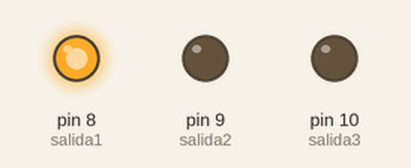
Recording of a sketch running on a simulated Arduino Uno, built with avr-gcc and run on an emulated ATmega328P. Shown: output pins drawn as LEDs (lit = HIGH).

Above: at 0.2 s.
At 0.66 s:
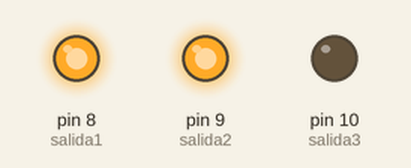
At 0.91 s:
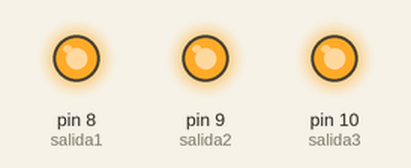
At 1.66 s:
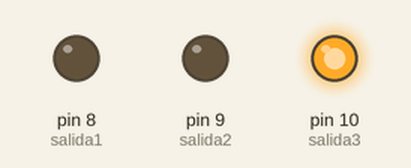
At 3.2 s:
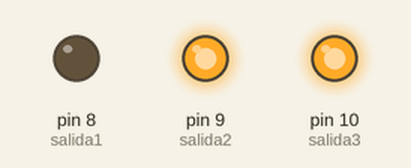
At 3.92 s:
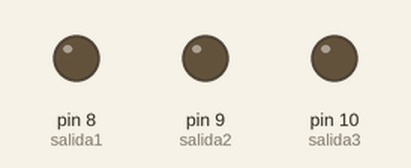
Timing chart, 0 to 4.6 s (numbered marks = the images above):
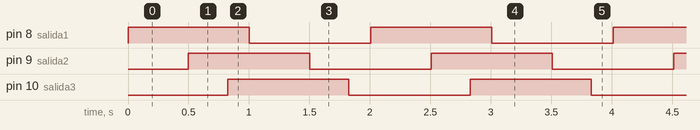

Measured:
- by itself, pin 8 (salida1), pin 9 (salida2), pin 10 (salida3): alternates HIGH for 1.0 s and LOW for 1.0 s
- by itself, everything shown: repeats every 2.0 s, in 6 steps

The sketch:

leds_toggle.ino
```cpp
// Pines de salida
const int salida1 = 8;   // Pin digital para la salida 1
const int salida2 = 9;   // Pin digital para la salida 2
const int salida3 = 10;  // Pin digital para la salida 3

void setup() {
  pinMode(salida1, OUTPUT);
  pinMode(salida2, OUTPUT);
  pinMode(salida3, OUTPUT);

}

void loop() {
  // --- Toggle salida 1 (500 ms) ---
  digitalWrite(salida1, !digitalRead(salida1)); // Cambia estado
  delay(500); // Espera 500 ms

  // --- Toggle salida 2 (323 ms) ---
  digitalWrite(salida2, !digitalRead(salida2)); // Cambia estado
  delay(323); // Espera 323 ms

   // --- Toggle salida 3 (180 ms) ---
  digitalWrite(salida3, !digitalRead(salida3)); // Cambia estado
  delay(180); // Espera 323 ms
}
```
